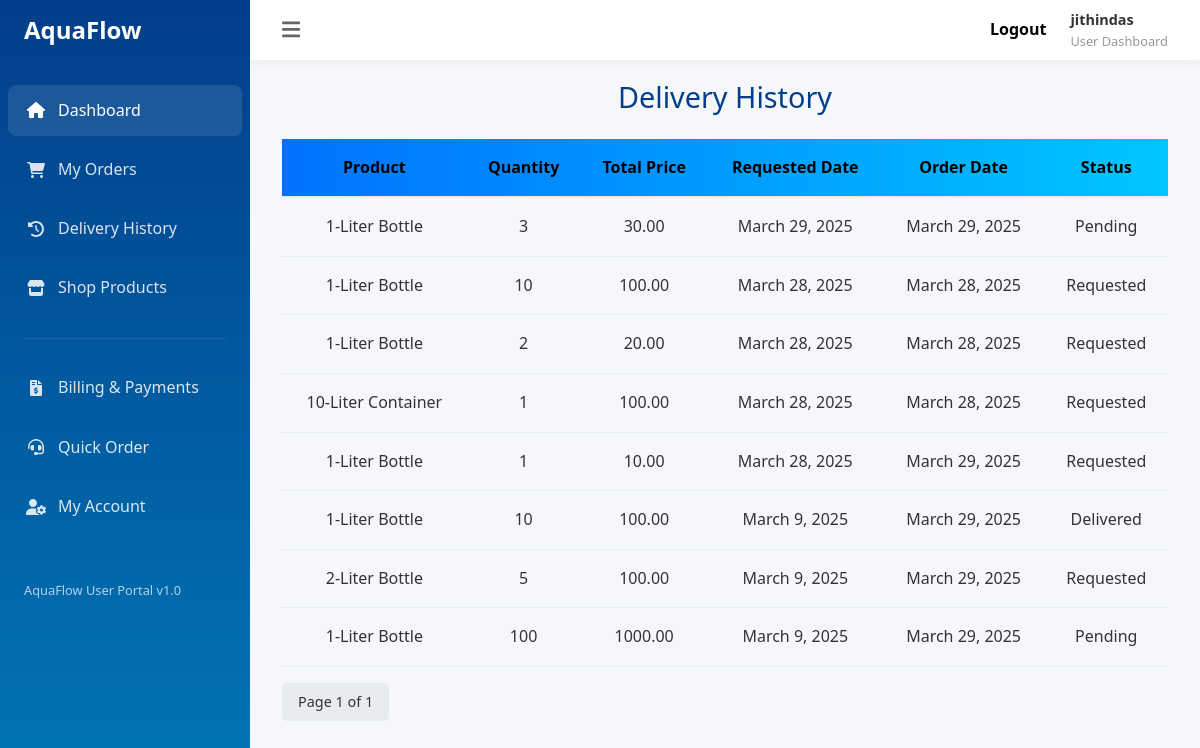
The app's page /history (signed in) with its own data.
### app/models.py (models this page shows, shortened)
class Order(models.Model):
    STATUS_CHOICES = (
        ('Requested', 'Requested'),
        ('Pending', 'Pending'),
        ('Delivered', 'Delivered'),
        ('Cancelled', 'Cancelled'),
    )
    customer = models.ForeignKey(User, on_delete=models.CASCADE)
    product = models.ForeignKey(Product, on_delete=models.CASCADE)
    quantity = models.PositiveIntegerField()
    total_price = models.DecimalField(max_digits=10, decimal_places=2, blank=True, null=True)
    order_date = models.DateField()
    created_date=models.DateField(auto_now_add=True,null=True,blank=True)
    razorpay_order_id = models.CharField(max_length=100, blank=True, null=True)
    razorpay_payment_id = models.CharField(max_length=100, blank=True, null=True)
    razorpay_signature = models.CharField(max_length=100, blank=True, null=True)
    is_paid = models.BooleanField(default=False)
    status = models.CharField(
        max_length=20,
        choices=STATUS_CHOICES,
        default='Requested',
    )

class Product(models.Model):
    size = models.CharField(max_length=100)
    price = models.DecimalField(max_digits=10, decimal_places=2)
    description = models.TextField(null=True,blank=True)
    def __str__(self):
        return f"{self.size}"

### app/views.py (the view)
# urls.py: path('history', History_View.as_view(),name='history'),
class History_View(View):
    def get(self, request):
        orders_list = Order.objects.filter(customer=request.user).order_by('-id')
        paginator = Paginator(orders_list, 10)
        page_number = request.GET.get('page')
        orders = paginator.get_page(page_number)
        return render(request, 'history.html', {'orders': orders})

### app/templates/history.html (shortened to what this page needs)
{% extends 'user.html' %}
{% block content %}
<h1 class="page-title text-center">Delivery History</h1>
<table>
    <thead class="table_head">
        <tr>
            <th>Product</th>
            <th>Quantity</th>
            <th>Total Price</th>
            <th>Requested Date</th>
            <th>Order Date</th>
            <th>Status</th>
        </tr>
    </thead>
    <tbody>
        {% for i in orders %}
        <tr>
            <td>{{ i.product }}</td>
            <td>{{ i.quantity }}</td>
            <td>{{ i.total_price }}</td>
            <td>{{i.created_date}}</td>
            <td>{{ i.order_date }}</td>
            <td>{{ i.status }}</td>
        </tr>
        {% empty %}
        <tr>
            <td colspan="5">No orders yet.</td>
        </tr>
        {% endfor %}
    </tbody>
</table>
<div class="pagination mt-3">
    <span class="btn btn-secondary">Page {{ orders.number }} of {{ orders.paginator.num_pages }}</span>
</div>
{% endblock %}

### app/templates/user.html (shortened to what this page needs)
<!DOCTYPE html>
<html lang="en">
<head>
    <link href="https://cdn.jsdelivr.net/npm/bootstrap@5.3.3/dist/css/bootstrap.min.css" rel="stylesheet"
>
    <link rel="stylesheet" href="https://cdn.jsdelivr.net/npm/bootstrap-icons@1.11.3/font/bootstrap-icons.min.css">
<link href="https://cdn.jsdelivr.net/npm/bootstrap@5.3.0/dist/css/bootstrap.min.css" rel="stylesheet">
</head>
<body>
    <aside class="sidebar">
        <div class="sidebar-header">
            <a class="sidebar_a" href="{% url 'home' %}">
                <h1>AquaFlow</h1>
            </a>
        </div>
        <ul class="sidebar-menu">
            <li class="menu-item active">
                <a href="{% url 'user' %}" class="menu-link">
                    <span class="menu-icon"><i class="fas fa-home"></i></span>
                    Dashboard
                </a>
            </li>
            <li class="menu-item">
                <a href="{% url 'order_add' %}" class="menu-link">
                    <span class="menu-icon"><i class="fas fa-shopping-cart"></i></span>
                    My Orders
                </a>
            </li>
            <li class="menu-item">
                <a href="{% url 'history' %}" class="menu-link">
                    <span class="menu-icon"><i class="fas fa-history"></i></span>
                    Delivery History
                </a>
            </li>
            <li class="menu-item">
                <a href="{% url 'shop_product' %}" class="menu-link">
                    <span class="menu-icon"><i class="fas fa-store"></i></span>
                    Shop Products
                </a>
            </li>
            <div class="divider"></div>
            <li class="menu-item">
                <a href="{% url 'user_billing' %}" class="menu-link">
                    <span class="menu-icon"><i class="fas fa-file-invoice-dollar"></i></span>
                    Billing & Payments
                </a>
            </li>
            <li class="menu-item">
                <a href="{% url 'quick_order' %}" class="menu-link">
                    <span class="menu-icon"><i class="fas fa-headset"></i></span>
                    Quick Order
                </a>
            </li>
            <li class="menu-item">
                {% if user.is_authenticated %}
                <a href="{% url 'profile' request.user.id%}" class="menu-link">
                    <span class="menu-icon"><i class="fas fa-user-cog"></i></span>
                    My Account
                </a>
                {% else %}
                <a href="{% url 'login' %}" class="menu-link">
                    <span class="menu-icon"><i class="fas fa-user-cog"></i></span>
                    My Account
                </a>
                {% endif %}
            </li>
        </ul>
        <div class="sidebar-footer">
            <p>AquaFlow User Portal v1.0</p>
        </div>
    </aside>
    <div class="main-content">
        <header class="header">
            <button class="toggle-sidebar">
                <i class="fas fa-bars"></i>
            </button>
            <div class="header-right">
                <div class="user-profile">
                    <div class="user-info">
                        <a class="me-4 user_a" href="{% url 'logout' %}"><b>Logout</b></a>
                    </div>
                    <div class="user-info">
                        <span class="user-name">{{request.user}}</span>
                        <span class="user-role">User Dashboard</span>
                    </div>
                </div>
            </div>
        </header>
        <main class="dashboard-content">
            {% block content %}{% endblock %}
        </main>
    </div>

### app/templates/user.html (style rules this page uses)
:root { --primary-color: #0077b6; --secondary-color: #90e0ef; --accent-color: #00b4d8; --light-color: #caf0f8; --dark-color: #023e8a; --success-color: #28a745; --warning-color: #ffc107; --danger-color: #dc3545; --gray-light: #f8f9fa; --gray-medium: #e9ecef; --gray-dark: #343a40; --sidebar-width: 250px; --header-height: 60px; }
* { margin: 0; padding: 0; box-sizing: border-box; font-family: 'Segoe UI', Tahoma, Geneva, Verdana, sans-serif; }
body { background-color: #f5f7fb; color: #333; line-height: 1.6; display: flex; min-height: 100vh; }
.sidebar { width: var(--sidebar-width); background: linear-gradient(to bottom, var(--dark-color), var(--primary-color)); height: 100vh; position: fixed; left: 0; top: 0; color: white; padding: 1rem 0; z-index: 100; transition: all 0.3s ease; overflow-y: auto; }
.sidebar-header { display: flex; align-items: center; padding: 0 1.5rem; margin-bottom: 2rem; }
.sidebar-header h1 { font-size: 1.5rem; font-weight: 600; }
.sidebar-menu { list-style: none; padding: 0 0.5rem; }
.menu-item { margin-bottom: 0.5rem; border-radius: 8px; transition: all 0.3s ease; }
.menu-item.active { background-color: rgba(255, 255, 255, 0.1); }
.menu-link { color: rgba(255, 255, 255, 0.85); text-decoration: none; display: flex; align-items: center; padding: 0.8rem 1rem; border-radius: 8px; transition: all 0.3s ease; }
.menu-link:hover, .menu-item.active .menu-link { color: white; }
.menu-icon { width: 24px; margin-right: 10px; display: inline-flex; justify-content: center; }
.divider { height: 1px; background-color: rgba(255, 255, 255, 0.1); margin: 1.5rem 1rem; }
.sidebar-footer { padding: 1rem 1.5rem; font-size: 0.8rem; color: rgba(255, 255, 255, 0.7); margin-top: 2rem; }
.main-content { flex: 1; margin-left: var(--sidebar-width); position: relative; }
.header { height: var(--header-height); background-color: white; display: flex; justify-content: space-between; align-items: center; padding: 0 2rem; box-shadow: 0 2px 10px rgba(0, 0, 0, 0.05); position: fixed; top: 0; right: 0; left: var(--sidebar-width); z-index: 99; }
.toggle-sidebar { background: none; border: none; color: #666; font-size: 1.3rem; cursor: pointer; }
.header-right { display: flex; align-items: center; }
.user-profile { display: flex; align-items: center; cursor: pointer; }
.user-info { display: flex; flex-direction: column; }
.user-name { font-weight: 600; font-size: 0.9rem; }
.user-role { font-size: 0.8rem; color: #999; }
.dashboard-content { padding: calc(var(--header-height) + 20px) 2rem 2rem; }
.page-title { font-size: 1.8rem; margin-bottom: 1.5rem; color: var(--dark-color); }
.btn { padding: 0.5rem 1rem; border-radius: 5px; font-weight: 500; cursor: pointer; transition: all 0.3s ease; border: none; font-size: 0.9rem; }
.btn-secondary { background-color: var(--gray-medium); color: #333; }
table { width: 100%; border-collapse: collapse; }
th, td { padding: 1rem; text-align: left; }
thead { background-color: var(--gray-light); }
th { font-weight: 600; color: #666; border-bottom: 2px solid var(--gray-medium); }
td { border-bottom: 1px solid var(--gray-medium); }
.sidebar_a { text-decoration: none; color: white; }
.user_a { text-decoration: none; color: black; }

### app/templates/history.html (style rules this page uses)
.table_head { background: linear-gradient(to left, #00c6ff, #0072ff); }
thead th { color: black; text-align: center; }
tbody td { text-align: center; }

### records on screen
Order: product "1-Liter Bottle", quantity "3", total_price "30.00", created_date "March 29, 2025", order_date "March 29, 2025", status "Pending"
Order: product "1-Liter Bottle", quantity "10", total_price "100.00", created_date "March 28, 2025", order_date "March 28, 2025", status "Requested"
Order: product "1-Liter Bottle", quantity "2", total_price "20.00", created_date "March 28, 2025", order_date "March 28, 2025", status "Requested"
Order: product "10-Liter Container", quantity "1", total_price "100.00", created_date "March 28, 2025", order_date "March 28, 2025", status "Requested"
Order: product "1-Liter Bottle", quantity "1", total_price "10.00", created_date "March 28, 2025", order_date "March 29, 2025", status "Requested"
Order: product "1-Liter Bottle", quantity "10", total_price "100.00", created_date "March 9, 2025", order_date "March 29, 2025", status "Delivered"
Order: product "2-Liter Bottle", quantity "5", total_price "100.00", created_date "March 9, 2025", order_date "March 29, 2025", status "Requested"
Order: product "1-Liter Bottle", quantity "100", total_price "1000.00", created_date "March 9, 2025", order_date "March 29, 2025", status "Pending"

### other values on screen
{{ request.user }} "jithindas"
{{ orders.number }} "1"
{{ orders.paginator.num_pages }} "1"
